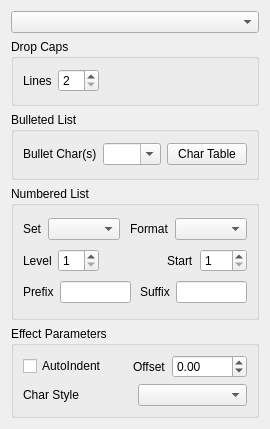
<?xml version="1.0" encoding="UTF-8"?>
<ui version="4.0">
 <class>PropertyWidget_ParEffectBase</class>
 <widget class="QFrame" name="PropertyWidget_ParEffectBase">
  <property name="geometry">
   <rect>
    <x>0</x>
    <y>0</y>
    <width>270</width>
    <height>429</height>
   </rect>
  </property>
  <property name="windowTitle">
   <string>Form</string>
  </property>
  <layout class="QGridLayout" name="gridLayout" columnstretch="0,0">
   <item row="12" column="0" colspan="2">
    <widget class="QGroupBox" name="peGroup">
     <property name="title">
      <string>Effect Parameters</string>
     </property>
     <layout class="QGridLayout" name="gridLayout_4">
      <item row="6" column="0">
       <widget class="QLabel" name="peCharStyleLabel">
        <property name="text">
         <string>Char Style</string>
        </property>
        <property name="buddy">
         <cstring>peCharStyleCombo</cstring>
        </property>
       </widget>
      </item>
      <item row="6" column="1">
       <widget class="CharStyleComboBox" name="peCharStyleCombo"/>
      </item>
      <item row="1" column="0" colspan="2">
       <layout class="QHBoxLayout" name="horizontalLayout_5">
        <item>
         <widget class="QCheckBox" name="peIndent_">
          <property name="text">
           <string>AutoIndent</string>
          </property>
         </widget>
        </item>
        <item>
         <spacer name="horizontalSpacer_5">
          <property name="orientation">
           <enum>Qt::Horizontal</enum>
          </property>
          <property name="sizeHint" stdset="0">
           <size>
            <width>40</width>
            <height>20</height>
           </size>
          </property>
         </spacer>
        </item>
        <item>
         <widget class="QLabel" name="peOffsetLabel">
          <property name="text">
           <string>Offset</string>
          </property>
          <property name="buddy">
           <cstring>peOffset_</cstring>
          </property>
         </widget>
        </item>
        <item>
         <widget class="ScrSpinBox" name="peOffset_">
          <property name="minimum">
           <double>-3000.000000000000000</double>
          </property>
          <property name="maximum">
           <double>3000.000000000000000</double>
          </property>
         </widget>
        </item>
       </layout>
      </item>
     </layout>
    </widget>
   </item>
   <item row="4" column="0" colspan="2">
    <widget class="QGroupBox" name="dropCapsGroup">
     <property name="title">
      <string>Drop Caps</string>
     </property>
     <layout class="QHBoxLayout" name="horizontalLayout">
      <item>
       <widget class="QLabel" name="dropCapLinesLabel">
        <property name="toolTip">
         <string>Number of lines used by the drop cap</string>
        </property>
        <property name="text">
         <string>Lines</string>
        </property>
       </widget>
      </item>
      <item>
       <widget class="QSpinBox" name="dropCapLines">
        <property name="minimum">
         <number>2</number>
        </property>
       </widget>
      </item>
      <item>
       <spacer name="horizontalSpacer">
        <property name="orientation">
         <enum>Qt::Horizontal</enum>
        </property>
        <property name="sizeHint" stdset="0">
         <size>
          <width>40</width>
          <height>20</height>
         </size>
        </property>
       </spacer>
      </item>
     </layout>
    </widget>
   </item>
   <item row="8" column="0" rowspan="2" colspan="2">
    <widget class="QGroupBox" name="numGroup">
     <property name="title">
      <string>Numbered List</string>
     </property>
     <layout class="QGridLayout" name="gridLayout_2">
      <item row="3" column="0" colspan="2">
       <layout class="QHBoxLayout" name="horizontalLayout_2">
        <item>
         <widget class="QLabel" name="numLevelLabel">
          <property name="text">
           <string>Level</string>
          </property>
          <property name="buddy">
           <cstring>numLevelSpin</cstring>
          </property>
         </widget>
        </item>
        <item>
         <widget class="QSpinBox" name="numLevelSpin">
          <property name="minimum">
           <number>1</number>
          </property>
         </widget>
        </item>
        <item>
         <spacer name="horizontalSpacer_2">
          <property name="orientation">
           <enum>Qt::Horizontal</enum>
          </property>
          <property name="sizeHint" stdset="0">
           <size>
            <width>40</width>
            <height>20</height>
           </size>
          </property>
         </spacer>
        </item>
        <item>
         <widget class="QLabel" name="numStartLabel">
          <property name="text">
           <string>Start</string>
          </property>
         </widget>
        </item>
        <item>
         <widget class="QSpinBox" name="numStart">
          <property name="minimum">
           <number>1</number>
          </property>
          <property name="maximum">
           <number>999</number>
          </property>
         </widget>
        </item>
       </layout>
      </item>
      <item row="0" column="0" colspan="2">
       <layout class="QHBoxLayout" name="horizontalLayout_3">
        <item>
         <widget class="QLabel" name="numComboLabel">
          <property name="text">
           <string>Set</string>
          </property>
         </widget>
        </item>
        <item>
         <widget class="QComboBox" name="numComboBox">
          <property name="currentIndex">
           <number>-1</number>
          </property>
         </widget>
        </item>
        <item>
         <spacer name="horizontalSpacer_3">
          <property name="orientation">
           <enum>Qt::Horizontal</enum>
          </property>
          <property name="sizeHint" stdset="0">
           <size>
            <width>40</width>
            <height>20</height>
           </size>
          </property>
         </spacer>
        </item>
        <item>
         <widget class="QLabel" name="numFormatLabel">
          <property name="text">
           <string>Format</string>
          </property>
          <property name="buddy">
           <cstring>numFormatCombo</cstring>
          </property>
         </widget>
        </item>
        <item>
         <widget class="QComboBox" name="numFormatCombo">
          <property name="sizePolicy">
           <sizepolicy hsizetype="Expanding" vsizetype="Fixed">
            <horstretch>0</horstretch>
            <verstretch>0</verstretch>
           </sizepolicy>
          </property>
         </widget>
        </item>
       </layout>
      </item>
      <item row="4" column="0" colspan="2">
       <layout class="QHBoxLayout" name="horizontalLayout_4">
        <item>
         <widget class="QLabel" name="numPrefixLabel">
          <property name="text">
           <string>Prefix</string>
          </property>
          <property name="buddy">
           <cstring>numPrefix</cstring>
          </property>
         </widget>
        </item>
        <item>
         <widget class="QLineEdit" name="numPrefix"/>
        </item>
        <item>
         <spacer name="horizontalSpacer_4">
          <property name="orientation">
           <enum>Qt::Horizontal</enum>
          </property>
          <property name="sizeHint" stdset="0">
           <size>
            <width>40</width>
            <height>20</height>
           </size>
          </property>
         </spacer>
        </item>
        <item>
         <widget class="QLabel" name="numSuffixLabel">
          <property name="text">
           <string>Suffix</string>
          </property>
          <property name="buddy">
           <cstring>numSuffix</cstring>
          </property>
         </widget>
        </item>
        <item>
         <widget class="QLineEdit" name="numSuffix"/>
        </item>
       </layout>
      </item>
     </layout>
    </widget>
   </item>
   <item row="2" column="0" colspan="2">
    <widget class="QComboBox" name="peCombo"/>
   </item>
   <item row="7" column="0" colspan="2">
    <widget class="QGroupBox" name="bullGroup">
     <property name="title">
      <string>Bulleted List</string>
     </property>
     <layout class="QGridLayout" name="gridLayout_3">
      <item row="0" column="1">
       <widget class="QComboBox" name="bulletStrEdit_">
        <property name="sizePolicy">
         <sizepolicy hsizetype="MinimumExpanding" vsizetype="Fixed">
          <horstretch>0</horstretch>
          <verstretch>0</verstretch>
         </sizepolicy>
        </property>
        <property name="minimumSize">
         <size>
          <width>50</width>
          <height>0</height>
         </size>
        </property>
        <property name="editable">
         <bool>true</bool>
        </property>
       </widget>
      </item>
      <item row="0" column="0">
       <widget class="QLabel" name="bulletCharLabel">
        <property name="text">
         <string>Bullet Char(s)</string>
        </property>
        <property name="buddy">
         <cstring>bulletStrEdit_</cstring>
        </property>
       </widget>
      </item>
      <item row="0" column="2">
       <widget class="QPushButton" name="bulletCharTableButton_">
        <property name="sizePolicy">
         <sizepolicy hsizetype="MinimumExpanding" vsizetype="Fixed">
          <horstretch>0</horstretch>
          <verstretch>0</verstretch>
         </sizepolicy>
        </property>
        <property name="text">
         <string>Char Table</string>
        </property>
        <property name="checkable">
         <bool>true</bool>
        </property>
       </widget>
      </item>
     </layout>
    </widget>
   </item>
  </layout>
 </widget>
 <customwidgets>
  <customwidget>
   <class>ScrSpinBox</class>
   <extends>QDoubleSpinBox</extends>
   <header location="global">ui/scrspinbox.h</header>
  </customwidget>
  <customwidget>
   <class>CharStyleComboBox</class>
   <extends>QComboBox</extends>
   <header location="global">ui/spalette.h</header>
  </customwidget>
 </customwidgets>
 <resources/>
 <connections/>
</ui>
